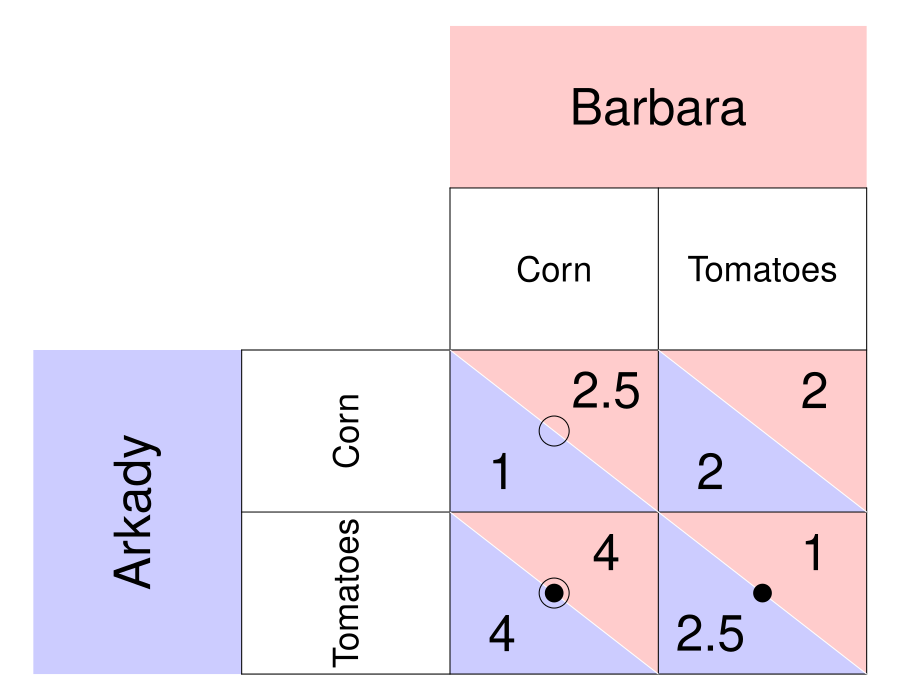

Recreate this plot in R.
require(ggplot2)
require(shape)
pdf(file = "society/matrix_invisiblehand.pdf", width = 9, height = 7)

par(mar =  c(0, 0, 0, 0))
xlims <- c(0, 8)
ylims <- c(0, 8)

#TextSizes
PlayerSize <- 3
StratSize <- 2.1
PayoffSize <- 3
p1fadelevel <- 0.2
p2fadelevel <- 0.2

#Payoffs are listed as c("NW", "SW", "NE", "SE")

#Considerations for Player 1
P1Name <- c("Arkady")
P1Strat <- c("Corn", "Tomatoes")
P1Payoffs <- c("1", "4", "2", "2.5")
P1BR1 <- c("SW") #Must be NW or SW - the BR prints accordingly. 
P1BR2 <- c("SE") #Must be NE or SE - the BR prints accordingly. 
#NW = (5, 3); SW = (5,1); NE = (7, 3); SE = (7, 1)
P1bestsize <- 2.5 #Adjusts size of point indicating best response of P1

#Considerations for Player 2
P2Name <- c("Barbara")
P2Strat <- c("Corn", "Tomatoes")
P2Payoffs <- c("2.5", "4", "2", "1")
P2BR1 <- c("NW") #Must be NW or NE - the BR prints accordingly. 
P2BR2 <- c("SW") #Must be SW or SE - the BR prints accordingly. 
P2bestsize <- 4 #Adjusts size of circle indicating best response of P2

plot(0, 0, xlim = xlims, ylim = ylims, type = "n",
     xlab = expression(""),
     ylab = expression(""),
     xaxt = "n", 
     yaxt = "n", 
     cex.lab = 2, 
     bty = "n")



#Color and label for Player 1 and their strategies
polygon(c(0,0,2,2,0), c(0,4,4,0,0), col=rgb(0, 0, 1, p1fadelevel), density=NULL, border = NA)
text(1, 2, P1Name[1], srt = 90, cex = PlayerSize)

text(3, 3, P1Strat[1], cex = StratSize, srt = 90)
text(3, 1, P1Strat[2], cex = StratSize, srt = 90)


#Color and label for Player 2
polygon(c(4,4,8,8,4), c(8,6,6,8,8), col=rgb(1, 0, 0, p2fadelevel), density=NULL, border = NA)
text(6, 7, P2Name[1], cex = PlayerSize)

text(5, 5, P2Strat[1], cex = StratSize)
text(7, 5, P2Strat[2], cex = StratSize)

#NorthWest cell 
#P1
polygon(c(4,4,6,4), c(4,2,2,4), col=rgb(0, 0, 1, p1fadelevel), density=NULL, border = NA)
#P2
polygon(c(4,6,6,4), c(4,4,2,4), col=rgb(1, 0, 0, p2fadelevel), density=NULL, border = NA)

#P1
text(4.5, 2.5, P1Payoffs[1], cex = PayoffSize)
#P2
text(5.5, 3.5, P2Payoffs[1], cex = PayoffSize)

#SouthWest cell  
#P1
polygon(c(4,4,6,4), c(2,0,0,2), col=rgb(0, 0, 1, p1fadelevel), density=NULL, border = NA)
#P2
polygon(c(4,6,6,4), c(2,2,0,2), col=rgb(1, 0, 0, p2fadelevel), density=NULL, border = NA)

#P1
text(4.5, 0.5, P1Payoffs[2], cex = PayoffSize)
#P2
text(5.5, 1.5, P2Payoffs[2], cex = PayoffSize)


#NorthEast cell 
#P1
polygon(c(6,6,8,6), c(4,2,2,4), col=rgb(0, 0, 1, p1fadelevel), density=NULL, border = NA)
#P2
polygon(c(6,8,8,6), c(4,4,2,4), col=rgb(1, 0, 0, p2fadelevel), density=NULL, border = NA)
#P1
text(6.5, 2.5, P1Payoffs[3], cex = PayoffSize)
#P2
text(7.5, 3.5, P2Payoffs[3], cex = PayoffSize)

#SouthEast cell 
#P1
polygon(c(6,6,8,6), c(2,0,0,2), col=rgb(0, 0, 1, p1fadelevel), density=NULL, border = NA)
#P2
polygon(c(6,8,8,6), c(2,2,0,2), col=rgb(1, 0, 0, p2fadelevel), density=NULL, border = NA)
#P1
text(6.5, 0.5, P1Payoffs[4], cex = PayoffSize)
#P2
text(7.5, 1.5, P2Payoffs[4], cex = PayoffSize)


#Lines for the Table
segments(8, 0, 8, 6, lty = 1, col = "black")
segments(4, 6, 8, 6, lty = 1, col = "black")
segments(2, 0, 2, 4, lty = 1, col = "black")
segments(2, 0, 8, 0, lty = 1, col = "black")
segments(2, 4, 8, 4, lty = 1, col = "black")
segments(4, 0, 4, 6, lty = 1, col = "black")
segments(2, 2, 8, 2, lty = 1, col = "black")
segments(6, 0, 6, 6, lty = 1, col = "black")

#Diagonals
#NW
segments(4, 4, 6, 2, lty = 1, col = "white")
#NE
segments(6, 4, 8, 2, lty = 1, col = "white")
#SW
segments(4, 2, 6, 0, lty = 1, col = "white")
#Se
segments(6, 2, 8, 0, lty = 1, col = "white")


#Best responses 
#P1 
if (P1BR1[1] == "NW"){
  points(5, 3, pch = 16, col = "black", cex = P1bestsize)
} else{points(5, 1, pch = 16, col = "black", cex = P1bestsize)
}

if (P1BR2[1] == "NE"){
  points(7, 3, pch = 16, col = "black", cex = P1bestsize)
} else{points(7, 1, pch = 16, col = "black", cex = P1bestsize)
}


#P2
if (P2BR1[1] == "NW"){
  points(5, 3, pch = 1, col = "black", cex = P2bestsize)
} else{points(7, 3, pch = 1, col = "black", cex = P2bestsize)
}

if (P2BR2[1] == "SW"){
  points(5, 1, pch = 1, col = "black", cex = P2bestsize)
} else{points(7, 1, pch = 1, col = "black", cex = P2bestsize)
}

dev.off()
